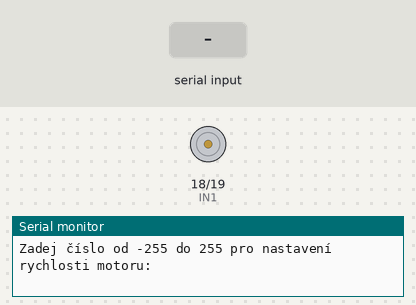
A sketch run on a simulated ESP32. On the bench: motor-driver pin pairs drawn as motors (green arrow = first pin HIGH = forward, orange = second pin HIGH = backward, longer = more drive, scaled by the enable pin), the last lines printed to the serial monitor. Inputs (shaded band) come from the test bench.

Above: at 1.2 s.
1.3 s: "90,45\n" received over Serial
At 2.4 s:
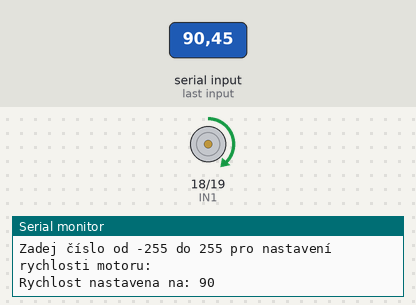
2.8 s: "30,150\n" received over Serial
At 3.6 s:
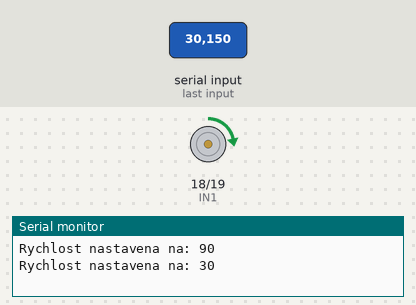
4.3 s: "200\n" received over Serial
At 4.7 s:
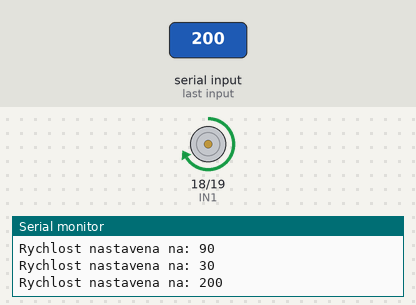
5.8 s: "90\n" received over Serial
At 7.1 s:
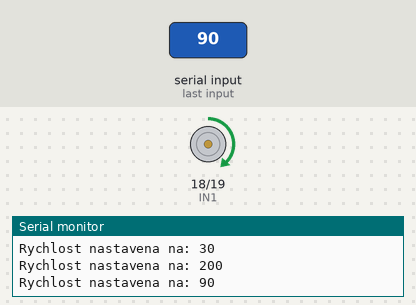
Timing chart, 0 to 8.3 s (numbered marks = the images above; inputs shaded):
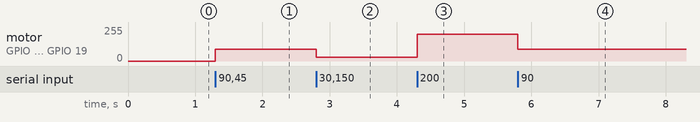

The sketch:

ESP32_D_L298N_control1MotorFromSM.ino
```cpp
/******************************************************
ZAPOJENÍ (ESP32 + L298N + DC motor s ENA)
-------------------------------------------------------
ESP32          ->  L298N
-----------------------------
GPIO 18 (IN1)  ->  IN1
GPIO 19 (IN2)  ->  IN2
GPIO 23 (ENA)  ->  ENA   (PWM pin pro rychlost)
5V (nebo VIN)  ->  5V    (napájení L298N)
GND            ->  GND   (společná zem!)

DC MOTOR A připoj na svorky OUT1 a OUT2 na modulu L298N.

POZOR:
- ENA jumper musí být ODPOJENÝ (aby šel řídit z ESP32)
- GND ESP32 a L298N musí být propojené!
-------------------------------------------------------

ÚKOLY PRO POCHOPENÍ KÓDU:
1️⃣ Co znamená kladné a záporné číslo, které pošleš do Serial monitoru?
2️⃣ Co dělá `abs()` a proč ho používáme u hodnoty rychlosti?
3️⃣ Jak bys upravil kód, aby rozsah byl −100 až 100 místo −255 až 255?
4️⃣ Jak bys přidal druhý motor (Motor B)?

******************************************************/

#define IN1 18
#define IN2 19
#define ENA 23

int speedValue = 0;

void setup() {
  pinMode(IN1, OUTPUT);
  pinMode(IN2, OUTPUT);
  pinMode(ENA, OUTPUT);
  Serial.begin(115200);
  Serial.println("Zadej číslo od -255 do 255 pro nastavení rychlosti motoru:");
}

void loop() {
  if (Serial.available() > 0) {
    int input = Serial.parseInt();  // načti celé číslo
    if (input != 0 || Serial.peek() == '0') {
      speedValue = constrain(input, -255, 255);
      setMotorSpeed(speedValue);
      Serial.print("Rychlost nastavena na: ");
      Serial.println(speedValue);
    }
    // vyčistí buffer, aby se další číslo správně načetlo
    while (Serial.available()) Serial.read();
  }
}

void setMotorSpeed(int value) {
  if (value > 0) {
    digitalWrite(IN1, HIGH);
    digitalWrite(IN2, LOW);
    analogWrite(ENA, value);
  }
  else if (value < 0) {
    digitalWrite(IN1, LOW);
    digitalWrite(IN2, HIGH);
    analogWrite(ENA, abs(value));
  }
  else {  // stop
    digitalWrite(IN1, LOW);
    digitalWrite(IN2, LOW);
    analogWrite(ENA, 0);
  }
}
```

Measured:
- after the input at 1.3 s, motor on GPIO 18 (IN1) / GPIO 19 (IN2): stopped → forward 90/255 at once
- after the input at 2.8 s, motor on GPIO 18 (IN1) / GPIO 19 (IN2): forward 90/255 → forward 30/255 at once
- after the input at 4.3 s, motor on GPIO 18 (IN1) / GPIO 19 (IN2): forward 30/255 → forward 200/255 at once
- after the input at 5.8 s, motor on GPIO 18 (IN1) / GPIO 19 (IN2): forward 200/255 → forward 90/255 at once
